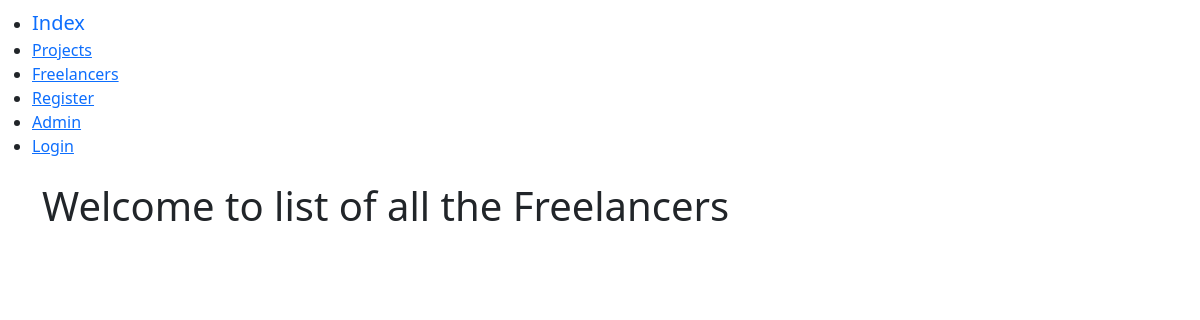
/jobfair_app/freelancer_list/, run on an earlier commit of the app's database.
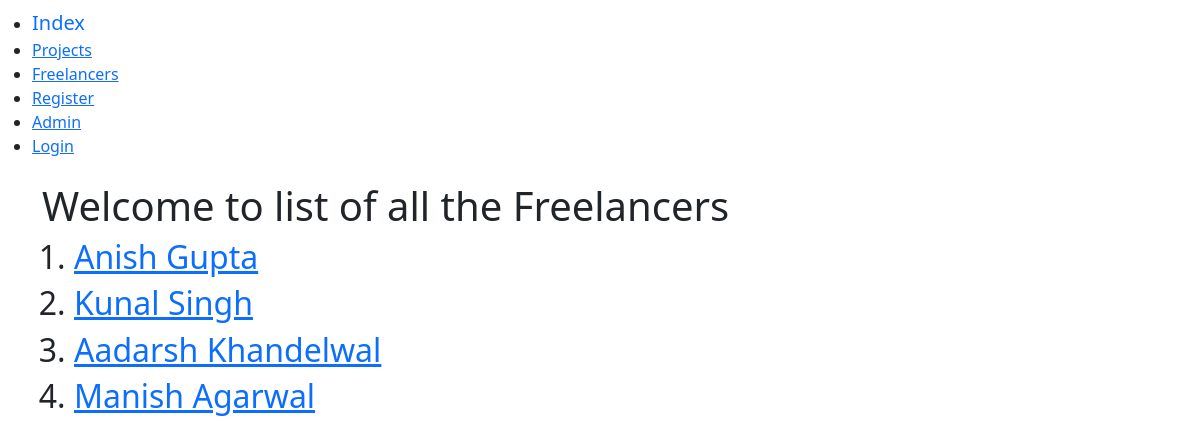
And on a later commit of the database.
### jobfair_app/models.py (models this page shows, shortened)
class Freelancer(models.Model):
    name = models.CharField(max_length = 256)
    rating = models.IntegerField(
        default = 0,
     )
    project = models.ForeignKey(Project, related_name = 'freelancers', on_delete=models.CASCADE,)

### jobfair_app/views.py (the view)
# urls.py: path('freelancer_list/',views.FreelancerListView.as_view(), name = 'freelancer_list'),
class FreelancerListView(ListView):
    model = models.Freelancer
    context_object_name = 'freelancer_list'
    template_name = 'freelancer_list.html'

### jobfair_app/templates/freelancer_list.html
{% extends "base.html" %}
{% block body_block %}
  <h1>Welcome to list of all the Freelancers</h1>
  <ol>
    {% for freelancer in freelancer_list %}
      <h2> <li> <a href="{% url 'jobfair_app:freelancer_detail' pk=freelancer.id %}">{{freelancer.name}}</a></li> </h2>
    {% endfor %}
  </ol>
{% endblock %}

### jobfair_app/templates/base.html (shortened to what this page needs)
<!DOCTYPE html>
<html lang="en" dir="ltr">
  <head>
<link href="https://cdn.jsdelivr.net/npm/bootstrap@5.0.0-beta3/dist/css/bootstrap.min.css" rel="stylesheet">
  </head>
  <body>
    <nav class = "navbar navbar-default navbar-static-top">
      <ul>
        <li> <a class = "navbar-brand" href="{% url 'jobfair_app:index' %}">Index</a> </li>
        <li> <a class = "navbar-link" href="{% url 'jobfair_app:project_list' %}">Projects</a> </li>
        <li> <a class = "navbar-link" href="{% url 'jobfair_app:freelancer_list' %}">Freelancers</a> </li>
        <li> <a class = "navbar-link" href="{% url 'jobfair_app:register' %}">Register</a> </li>
        <li> <a class = "navbar-link" href="{% url 'admin:index' %}">Admin</a> </li>
        {% if user.is_authenticated %}
          <li> <a href="{% url 'jobfair_app:logout' %}">{{user.username}} Logout</a> </li>
        {% else %}
          <li> <a href="{% url 'jobfair_app:user_login' %}">Login</a> </li>
        {% endif %}
      </ul>
    </nav>
    <div class="container">
      {% block body_block %}
      {% endblock %}
    </div>
  </body>
</html>

What changed in the data, as far as the page shows it:
added Freelancer: name "Anish Gupta"
added Freelancer: name "Kunal Singh"
added Freelancer: name "Aadarsh Khandelwal"
added Freelancer: name "Manish Agarwal"
